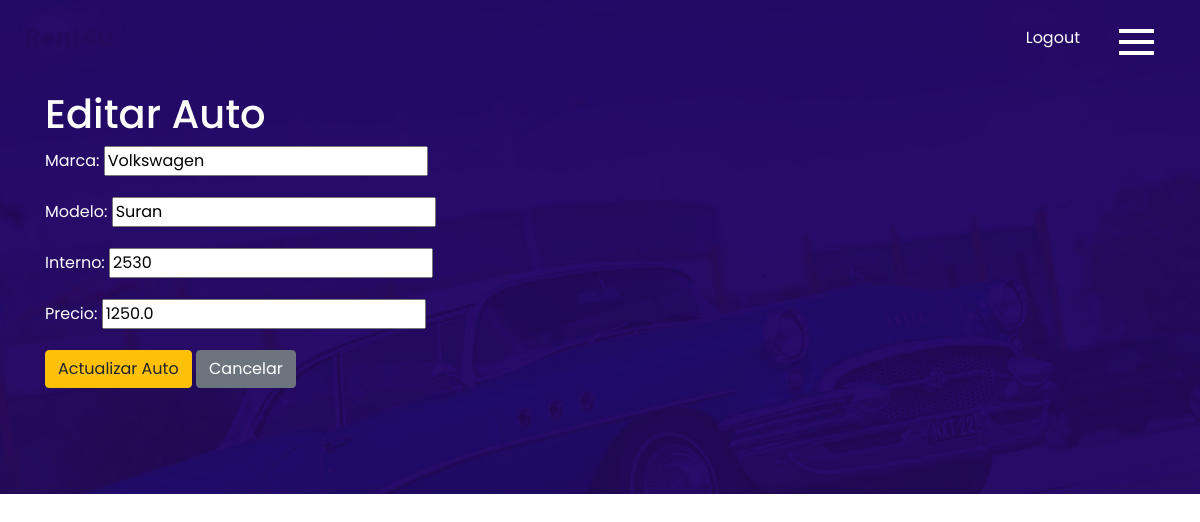
Page /autos_editar/1/editar (signed in) on the committed database.
### app/models.py (models this page shows, shortened)
class Autos(models.Model):
    marca = models.CharField(max_length=25)
    modelo = models.CharField(max_length=25)
    interno = models.IntegerField(unique=True)
    precio = models.FloatField()

### app/views.py (the view)
# urls.py: path('autos_editar/<pk>/editar', views.AutosUpdateView.as_view(), name= "EditarAutos"),
class AutosUpdateView (LoginRequiredMixin, UpdateView):
    model= Autos
    template_name= "app/autos_editar.html"
    success_url= reverse_lazy ('ListaAutos')
    fields = ['marca', 'modelo', 'interno', 'precio']

### app/templates/app/autos_editar.html (shortened to what this page needs)
{%load static%}
{%block main%}
<html>
<head>
  <link rel="stylesheet" type="text/css" href="https://cdnjs.cloudflare.com/ajax/libs/OwlCarousel2/2.3.4/assets/owl.carousel.min.css" />
  <link rel="stylesheet" type="text/css" href="{% static 'app/css/bootstrap.css'%}" />
  <link href="{% static 'app/css/style.css'%}" rel="stylesheet" />
  <link href="{% static 'app/css/responsive.css'%}" rel="stylesheet" />
</head>
<body>
  <div class="hero_area">
    <header class="header_section">
      <div class="container-fluid">
        <nav class="navbar navbar-expand-lg custom_nav-container">
          <a class="navbar-brand" href="{% url 'Inicio' %}">
            <span>Rent4u</span>
          </a>
           <div class="navbar-collapse">
            <div class="user_option">
              {% if request.user.is_authenticated %}
                <a href="{% url 'Logout' %}" aria-label="Logout">Logout</a>
              {%else%}
                <a href="{% url 'Login' %}" aria-label="Iniciar sesión">Login</a>
              {%endif%}
            </div>
            <div class="custom_menu-btn">
              <button onclick="openNav()" aria-expanded="false" aria-label="Abrir menú" aria-controls="myNav">
                <span class="s-1"></span>
                <span class="s-2"></span>
                <span class="s-3"></span>
              </button>
            </div>
          </div>
        </nav>
      </div>
    </header>
<section class="contact_section layout_padding">
    <div class="container">
        <h1>Editar Auto</h1>
        <form method="post">
            {{ form.as_p }}
            <button type="submit" class="btn btn-warning">Actualizar Auto</button>
            <a href="{% url 'ListaAutos' %}" class="btn btn-secondary">Cancelar</a>
        </form>
    </div>
</section>
</body>
{% endblock main%}

### app/static/app/css/style.css (style rules this page uses)
body { font-family: "Poppins", sans-serif; color: #0c0c0c; background-color: #ffffff; }
.layout_padding { padding-top: 90px; padding-bottom: 90px; }
.hero_area { position: relative; }
.header_section { position: absolute; width: 100%; top: 0; left: 0; }
.header_section .container-fluid { padding-right: 25px; padding-left: 25px; }
.custom_menu-btn { z-index: 9; position: absolute; right: 15px; top: 14px; }
.custom_menu-btn button { margin-top: 7px; outline: none; border: none; background-color: transparent; }
.custom_menu-btn span { display: block; width: 35px; height: 4px; background-color: #fff; margin: 7px 0; -webkit-transition: all 0.3s; transition: all 0.3s; }
a, a:hover, a:focus { text-decoration: none; }
.btn, .btn:focus { outline: none !important; -webkit-box-shadow: none; box-shadow: none; }
.navbar-brand { display: -webkit-box; display: -ms-flexbox; display: flex; -webkit-box-align: center; -ms-flex-align: center; align-items: center; }
.navbar-brand span { font-size: 24px; font-weight: 700; color: #240a5e; }
.custom_nav-container { z-index: 99999; padding: 15px 0; }
.user_option { margin-left: auto; margin-right: 95px; }
.user_option a { color: #fefdfc; font-size: 16px; }
.contact_section { background-image: url(../images/contact-bg.jpg); background-size: cover; color: #fefdfc; }

### rows in the picture
Autos: marca "Volkswagen", modelo "Suran", interno "2530", precio "1250.0"
